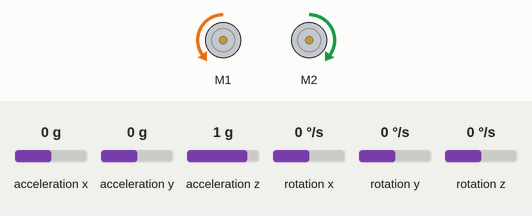
Recording of a sketch running on a simulated Arduino Uno, built with avr-gcc and run on an emulated ATmega328P. On the bench: 2 × DC motor (green arrow = forward, orange = backward, longer = faster). The inputs (shaded band) are chosen by the test bench; at power-on: rotation z 0 °/s, acceleration x 0 g, acceleration y 0 g, acceleration z 1 g, rotation x 0 °/s, rotation y 0 °/s. What the sketch prints to the serial monitor is not drawn.

Above: at 1.2 s.
1.3 s: rotation z set to -192 °/s
At 2.4 s:
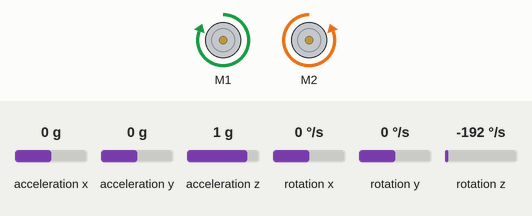
2.9 s: rotation z set to 192 °/s
At 5.6 s:
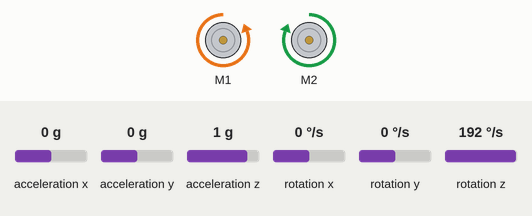
5.9 s: rotation z set to -100 °/s
At 8.59 s:
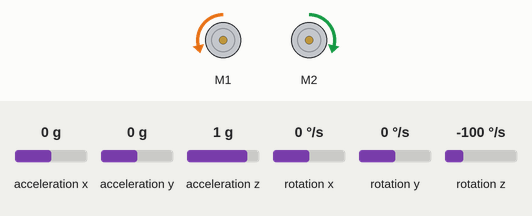
8.9 s: rotation z set to 100 °/s
Timing chart, 0 to 54.5 s (numbered marks = the images above; inputs shaded):
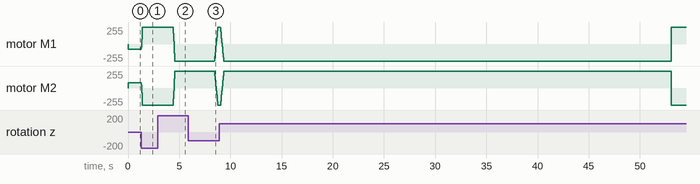

Measured:
- after the input at 1.3 s, motor M1: backward 80/255 → forward 255/255 at once; motor M2: forward 80/255 → backward 255/255 at once
- after the input at 2.9 s, motor M1: moves from forward 255/255 to backward 255/255 over 0.17 s, starting after 1.5 s; motor M2: moves from backward 255/255 to forward 255/255 over 0.17 s, starting after 1.5 s
- after the input at 5.9 s, motor M1: moves from backward 255/255 to forward 255/255 over 0.34 s, starting after 2.5 s; motor M2: moves from forward 255/255 to backward 255/255 over 0.34 s, starting after 2.5 s

The sketch:

Task_37PID_2_.ino
```cpp
#include <SoftwareSerial.h>
#include <SabertoothSimplified.h>
SoftwareSerial SWSerial(NOT_A_PIN, 11); // RX on no pin (unused), TX on pin 11 (to S1).
SabertoothSimplified ST(SWSerial); // Use SWSerial as the serial port.
float Setpoint=0;
#include <Wire.h>
#include <MPU6050.h>
MPU6050 mpu;

// Timers
unsigned long timer = 0;
float timeStep = 0.01;
float kp;

// Pitch, Roll and Yaw values
float pitch = 0;
float roll = 0;
float yaw = 0;

void setup()
{
  Serial.begin(115200);
  SWSerial.begin(9600);
  // Initialize MPU6050
  while(!mpu.begin(MPU6050_SCALE_2000DPS, MPU6050_RANGE_2G))
  {
    Serial.println("Could not find a valid MPU6050 sensor, check wiring!");
    delay(500);
  }
  mpu.calibrateGyro(1);
  mpu.setThreshold(1);
}

void loop()
{
 Vector norm = mpu.readNormalizeGyro();
 yaw = yaw + norm.ZAxis * timeStep;
 Serial.print(" Yaw = ");
 Serial.println(yaw);

 kp = (yaw+Setpoint)*8;
 if(yaw==0){
  ST.motor(1,-40 );
  ST.motor(2,40);
  Serial.println("STRAIGHT");}

 else if(yaw>0){
  ST.motor(1,-(40+kp));
  ST.motor(2,(40+kp));
  Serial.println("RIGHT");}

 else if( yaw<0){
  ST.motor(1,-(40+kp));
  ST.motor(2,(40+kp));
  Serial.println("LEFT");
}}
```
